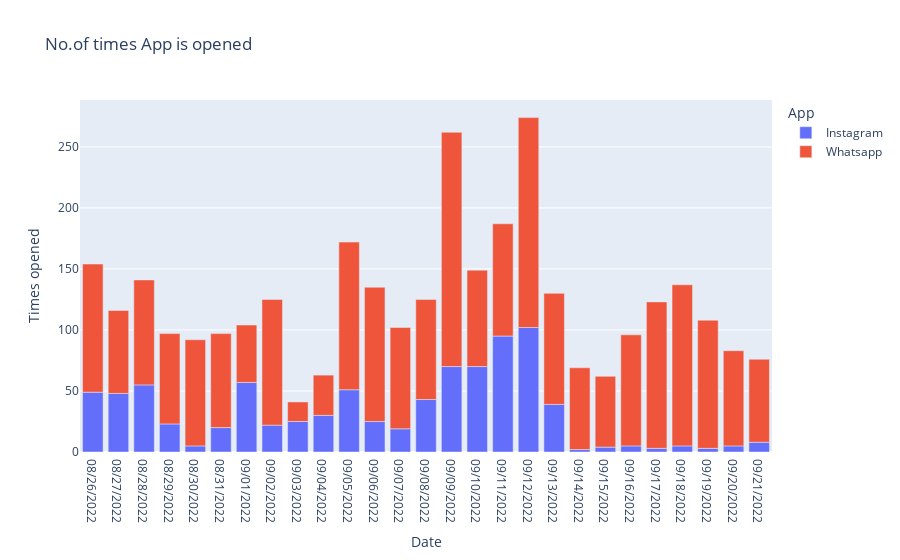

Notebook code cell kept with this figure:
### Code cell
fig = px.bar(df, x='Date', y='Times opened', title='No.of times App is opened', color='App')
fig.show()

### Figure 1 — Plotly figure (JSON) as saved in the notebook; plotly's stock layout.template omitted (floating-point values rounded to 4 significant figures)
{"data": [{"alignmentgroup": "True", "hovertemplate": "App=Instagram<br>Date=%{x}<br>Times opened=%{y}<extra></extra>", "legendgroup": "Instagram", "marker": {"color": "#636efa", "pattern": {"shape": ""}}, "name": "Instagram", "offsetgroup": "Instagram", "orientation": "v", "showlegend": true, "textposition": "auto", "type": "bar", "x": ["08/26/2022", "08/27/2022", "08/28/2022", "08/29/2022", "08/30/2022", "08/31/2022", "09/01/2022", "09/02/2022", "09/03/2022", "09/04/2022", "09/05/2022", "09/06/2022", "09/07/2022", "09/08/2022", "09/09/2022", "09/10/2022", "09/11/2022", "09/12/2022", "09/13/2022", "09/14/2022", "09/15/2022", "09/16/2022", "09/17/2022", "09/18/2022", "09/19/2022", "09/20/2022", "09/21/2022"], "xaxis": "x", "y": [49, 48, 55, 23, 5, 20, 57, 22, 25, 30, 51, 25, 19, 43, 70, 70, 95, 102, 39, 2, 4, 5, 3, 5, 3, 5, 8], "yaxis": "y"}, {"alignmentgroup": "True", "hovertemplate": "App=Whatsapp<br>Date=%{x}<br>Times opened=%{y}<extra></extra>", "legendgroup": "Whatsapp", "marker": {"color": "#EF553B", "pattern": {"shape": ""}}, "name": "Whatsapp", "offsetgroup": "Whatsapp", "orientation": "v", "showlegend": true, "textposition": "auto", "type": "bar", "x": ["08/26/2022", "08/27/2022", "08/28/2022", "08/29/2022", "08/30/2022", "08/31/2022", "09/01/2022", "09/02/2022", "09/03/2022", "09/04/2022", "09/05/2022", "09/06/2022", "09/07/2022", "09/08/2022", "09/09/2022", "09/10/2022", "09/11/2022", "09/12/2022", "09/13/2022", "09/14/2022", "09/15/2022", "09/16/2022", "09/17/2022", "09/18/2022", "09/19/2022", "09/20/2022", "09/21/2022"], "xaxis": "x", "y": [105, 68, 86, 74, 87, 77, 47, 103, 16, 33, 121, 110, 83, 82, 192, 79, 92, 172, 91, 67, 58, 91, 120, 132, 105, 78, 68], "yaxis": "y"}], "layout": {"barmode": "relative", "legend": {"title": {"text": "App"}, "tracegroupgap": 0}, "title": {"text": "No.of times App is opened"}, "xaxis": {"anchor": "y", "domain": [0, 1], "title": {"text": "Date"}}, "yaxis": {"anchor": "x", "domain": [0, 1], "title": {"text": "Times opened"}}}}
